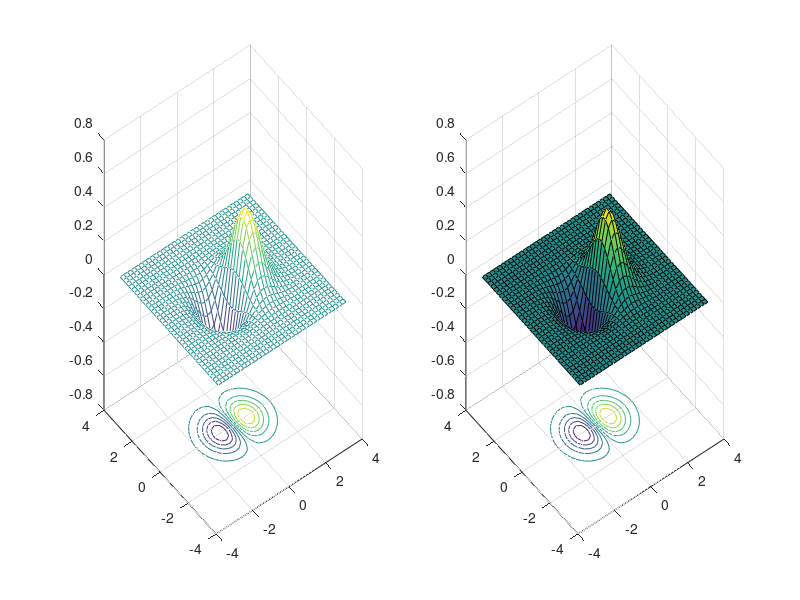

This chart was generated by the following MATLAB code:
x = -3.5:0.2:3.5; y = -3.5:0.2:3.5;
[X,Y] = meshgrid(x,y); Z = X.*exp(-X.^2-Y.^2);
subplot(1,2,1); meshc(X,Y,Z);
subplot(1,2,2); surfc(X,Y,Z);